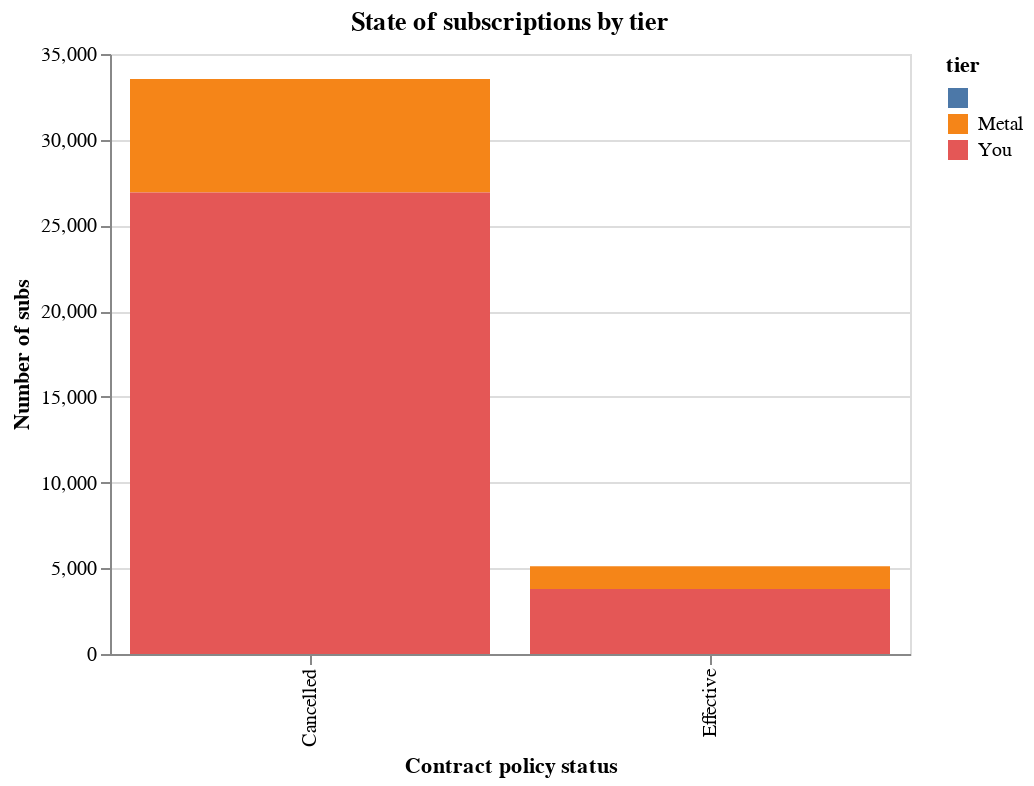

Notebook source saved alongside this figure:
### Code cell
import altair as alt

df = pd.read_csv("final.csv")

df.loc[df["Product package name"].isna() == True, "Product package name"] = ""

df["tier"] = ""
df.loc[df["Product package name"].str.contains("Metal"), "tier"] = "Metal"
df.loc[df["Product package name"].str.contains("Black"), "tier"] = "You"
df.loc[df["Product package name"].str.contains("You"), "tier"] = "You"

df = (
    df.groupby(["tier", "Contract policy status", "_merge"])["External Policy Number"]
    .agg("count")
    .reset_index()
)

alt.Chart(df.loc[df["_merge"] == "right_only", :]).mark_bar().encode(
    x="Contract policy status",
    y=alt.Y("External Policy Number:Q", axis=alt.Axis(title="Number of subs")),
    color="tier",
).properties(width=400, height=300, title="State of subscriptions by tier")

### Figure 1 — Vega-Lite specification as saved in the notebook (floating-point values rounded to 4 significant figures)
{"config": {"view": {"continuousWidth": 400, "continuousHeight": 300}}, "data": {"name": "data-265cd1136b6240f27bc9779d9297f4e5"}, "mark": "bar", "encoding": {"color": {"type": "nominal", "field": "tier"}, "x": {"type": "nominal", "field": "Contract policy status"}, "y": {"type": "quantitative", "axis": {"title": "Number of subs"}, "field": "External Policy Number"}}, "height": 300, "title": "State of subscriptions by tier", "width": 400, "$schema": "https://vega.github.io/schema/vega-lite/v4.0.2.json", "datasets": {"data-265cd1136b6240f27bc9779d9297f4e5": [{"tier": "", "Contract policy status": "Effective", "_merge": "right_only", "External Policy Number": 1}, {"tier": "Metal", "Contract policy status": "Cancelled", "_merge": "right_only", "External Policy Number": 6631}, {"tier": "Metal", "Contract policy status": "Effective", "_merge": "right_only", "External Policy Number": 1328}, {"tier": "You", "Contract policy status": "Cancelled", "_merge": "right_only", "External Policy Number": 26914}, {"tier": "You", "Contract policy status": "Effective", "_merge": "right_only", "External Policy Number": 3797}]}}
